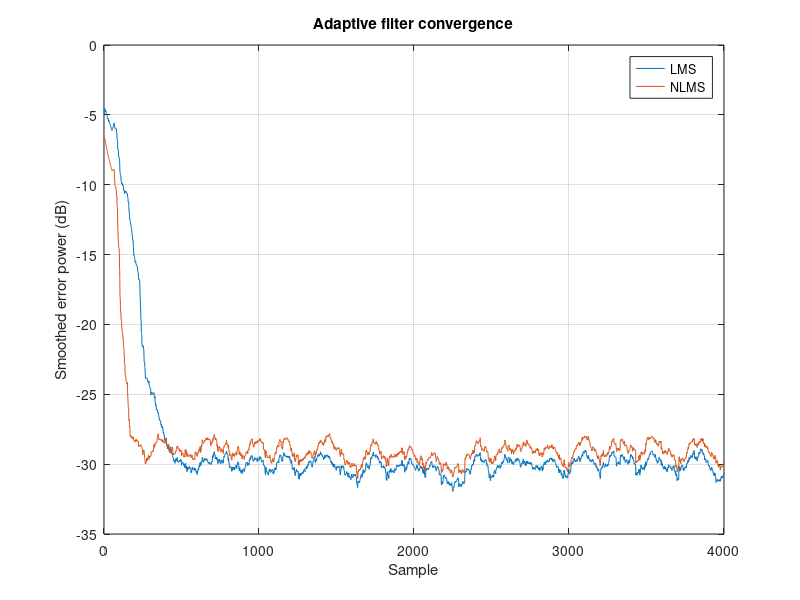

MATLAB code for this plot:
% Experiment 21: LMS and NLMS algorithms for adaptive echo cancellation and equalization
% Standalone MATLAB script. Uses example parameters because the screenshots omit
% the input parameter tables. Change the marked values to your lab values.
clear; close all; clc; rng(7);
N=4000; u=randn(N,1); h=[0.7; zeros(7,1); 0.35]; d=filter(h,1,u)+0.03*randn(N,1); L=16; mu=0.01; w=zeros(L,1); e=zeros(N,1); y=zeros(N,1);
for k=L:N, xk=u(k:-1:k-L+1); y(k)=w'*xk; e(k)=d(k)-y(k); w=w+mu*e(k)*xk; end
wn=zeros(L,1); en=zeros(N,1); for k=L:N, xk=u(k:-1:k-L+1); yk=wn'*xk; en(k)=d(k)-yk; wn=wn+(0.5/(1e-6+xk'*xk))*en(k)*xk; end
figure; plot(10*log10(movmean(e.^2,100)+eps)); hold on; plot(10*log10(movmean(en.^2,100)+eps)); grid on; legend('LMS','NLMS'); xlabel('Sample'); ylabel('Smoothed error power (dB)'); title('Adaptive filter convergence');
